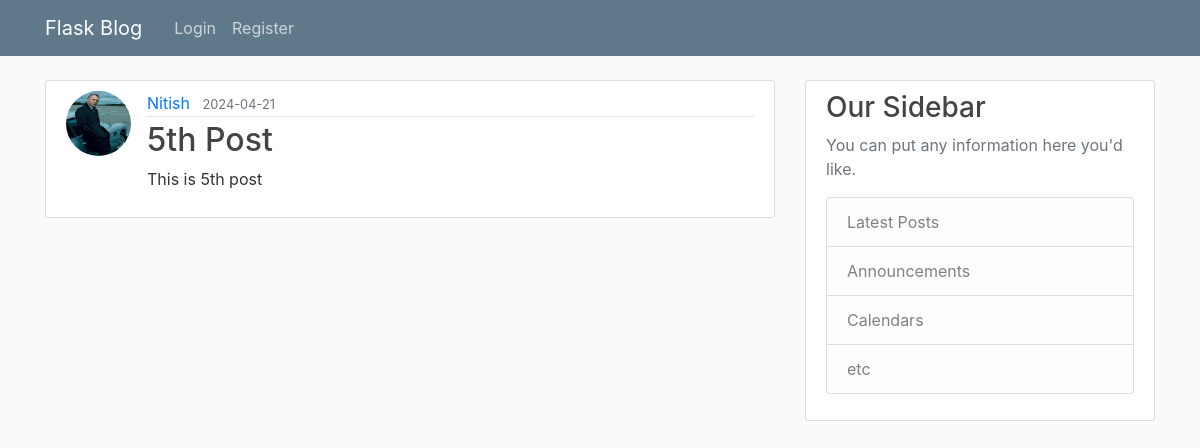
The page /post/5 on the database its author committed.
### main.py (models this page shows, shortened)
class User(db.Model, UserMixin):
    id = db.Column(db.Integer, primary_key=True)
    username = db.Column(db.String(150), unique=True, nullable=False)
    email = db.Column(db.String(150), unique=True, nullable=False)
    image_file = db.Column(db.String(20), nullable=False, default='default.jpg')
    password = db.Column(db.String(150), nullable=False)
    posts = db.relationship('Post', backref='author', lazy=True)

class Post(db.Model):
    id = db.Column(db.Integer, primary_key=True)
    title = db.Column(db.String(10000), nullable=False)
    date_posted = db.Column(db.DateTime(timezone=True), default=func.now())
    content = db.Column(db.Text, nullable=False)
    user_id = db.Column(db.Integer, db.ForeignKey('user.id'), nullable=False)

### main.py (the view)
@app.route("/post/<int:post_id>")
def post(post_id):
    post = Post.query.get_or_404(post_id)
    return render_template('post.html', title=post.title, post=post, user=current_user)

### templates/post.html (shortened to what this page needs)
{% extends "layout.html" %}
{% block content %}
        <article class="media content-section">
        <img class="rounded-circle article-img" src="{{url_for('static',filename='image/'+post.author.image_file)}}" alt="">
            <div class="media-body">
            <div class="article-metadata">
                <a class="mr-2" href="{{ url_for('user_posts',username=post.author.username)}}">{{ post.author.username }}</a>
                <small class="text-muted">{{ post.date_posted.strftime('%Y-%m-%d') }}</small>
            </div>
            <h2 class="article-title">{{ post.title }}</h2>
            <p class="article-content">{{ post.content }}</p>
            </div>
        </article>
{% endblock %}

### static/main.css (style rules this page uses)
body { background: #fafafa; color: #333333; margin-top: 5rem; }
h1, h2, h3, h4, h5, h6 { color: #444444; }
.content-section { background: #ffffff; padding: 10px 20px; border: 1px solid #dddddd; border-radius: 3px; margin-bottom: 20px; }
.article-title { color: #444444; }
.article-content { white-space: pre-line; }
.article-img { height: 65px; width: 65px; margin-right: 16px; }
.article-metadata { padding-bottom: 1px; margin-bottom: 4px; border-bottom: 1px solid #e3e3e3 }

### rows shown on the page
User: image_file (placeholder picture), author.username "Nitish"
Post: date_posted "2024-04-21", title "5th Post", content "This is 5th post"
